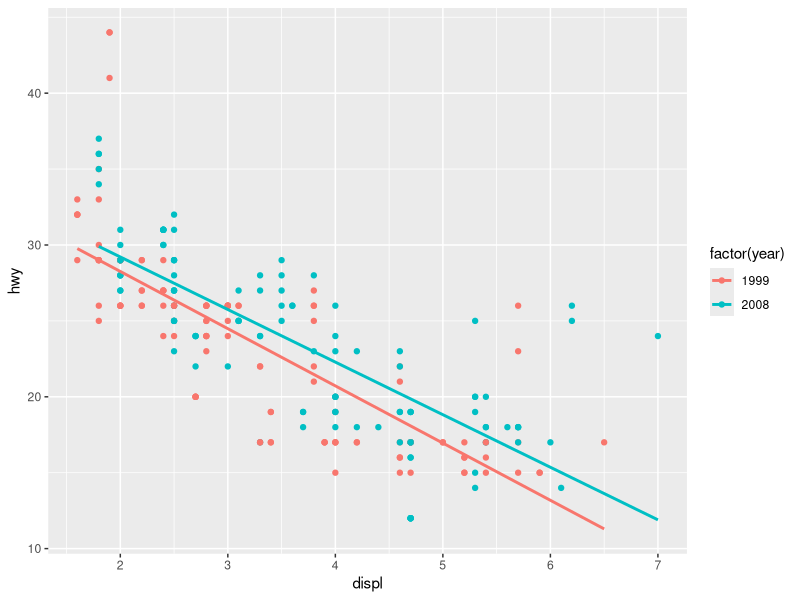
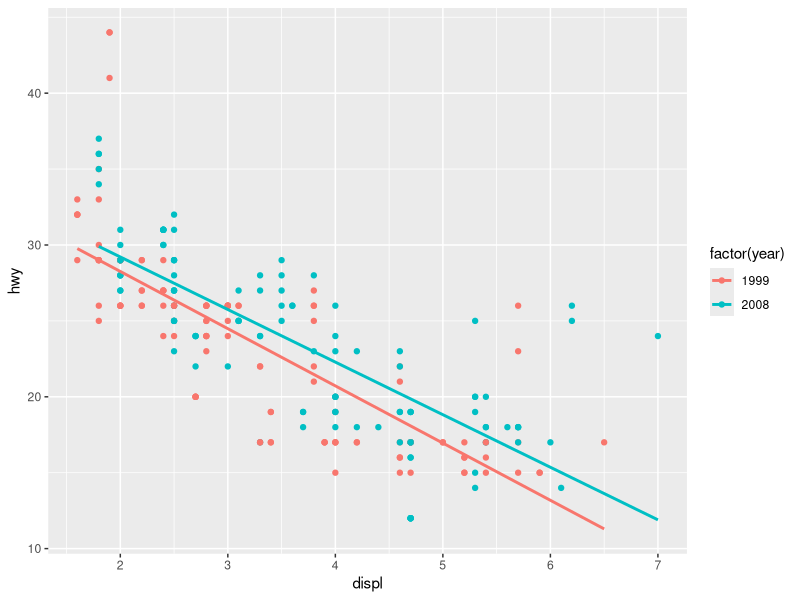
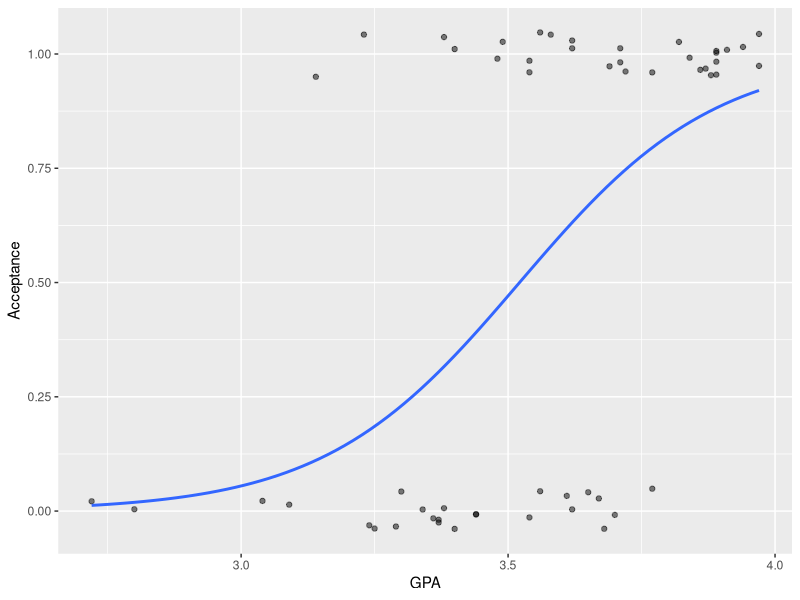
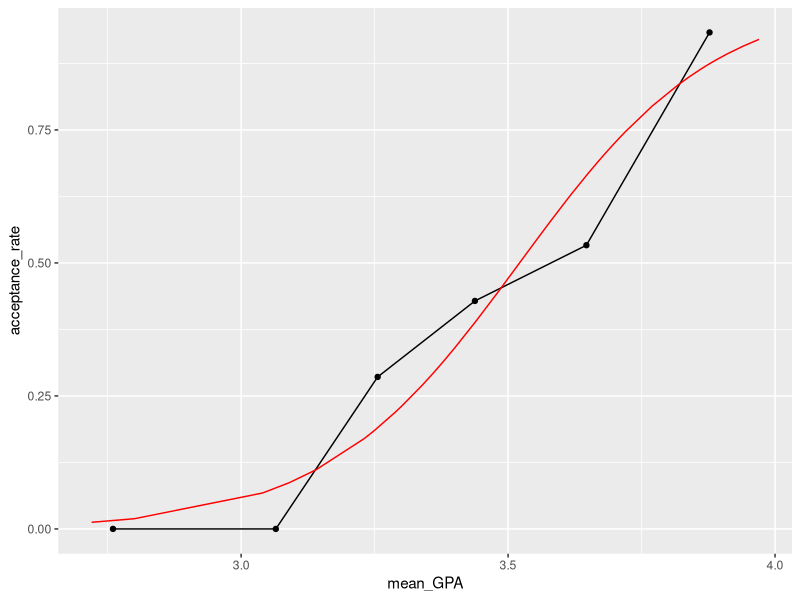
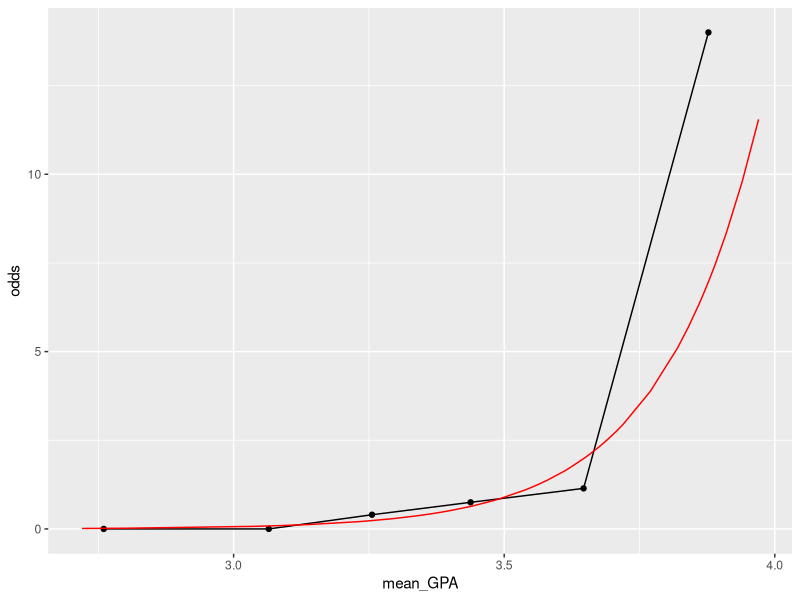
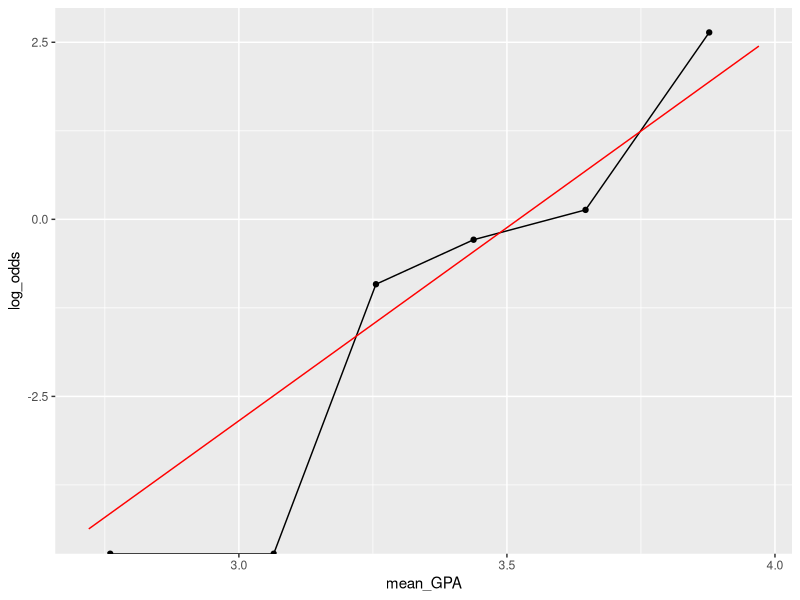

Generate these figures, in order, with R:
library('ggplot2')
library('broom') # augment()
library('dplyr')

# Model using factor.
mod = lm(hwy ~ displ + factor(year), mpg)
summary(mod)

augmented_mod = augment(mod)
glimpse(augmented_mod)

ggplot(data = mpg, aes(x = displ, y = hwy, color = factor(year))) +
  geom_point() +
  geom_smooth(method = "lm", se = 0)

# Model using factor and interaction.
# 
# Interaction, :,  is actually a multiplication of variables, model
# will be
# 
#   hwy = b0 + b1 * displ + b2 * factor(year)
#         + b3 * displ * factor(year) + e
# 
mod = lm(hwy ~ displ + factor(year) + displ:factor(year), mpg)
summary(mod)

augmented_mod = augment(mod)
glimpse(augmented_mod)

ggplot(data = mpg, aes(x = displ, y = hwy, color = factor(year))) +
  geom_point() +
  geom_smooth(method = "lm", se = 0)

# The R^2.
# 
# SSE: sum of squared errors (=residuals).
# 
# R-squared: 1 - SSE/SST, the coefficient of determination.
# 
# Adj R-squared: 1 - SSE/SST * (n-1)/(n-p-1)
#   The additional term is a penalty for having many variables.
#   This is only useful when dealing with multiple explanatory variables.
# 
# Adding new variables causes to increase R^2, even white noise is able
# to increase R^2. So we have to adjust it. This is done by adding a
# penalty of (n-1) / (n-p-1) to R^2.
# 

# Note on augmenting models.
# Providing a newdata dataframe can be used to fit values (1-step 
# predictions) and find the standard error.
# 

# 3D scatter plot.
# p <- plot_ly(data = mario_kart, z = ~totalPr, x = ~duration, 
#              y = ~startPr, opacity = 0.6) %>%
#   add_markers() 
# 
# p %>%
#   add_surface(x = ~x, y = ~y, z = ~plane, showscale = FALSE)
# 

# Logistic regression.
# Model is given by
# 
#   log(y / (1-y)) = b0 + b1 x + e
# 
# Fitting a GLM can be like
# 
#   glm(Acceptance ~ GPA, data = MedGPA, family = binomial)
# 
# where binomial family uses logistic function.
# 
MedGPA = read.csv("multiple-logistic-regression/medgpa.csv", header = TRUE)

mod = glm(formula = Acceptance ~ GPA, family = binomial, data = MedGPA)

MedGPA %>% ggplot(aes(x = GPA, y = Acceptance)) + 
  geom_jitter(width = 0, height = 0.05, alpha = .5) +
  geom_smooth(method = "glm", se = FALSE, 
              method.args = structure(list(family = "binomial"), 
                                      .Names = "family"))

MedGPA_plus <- mod %>% augment(type.predict = "response")

MedGPA_binned = MedGPA %>% 
  group_by(bin = cut(GPA, 6)) %>%
  summarize(mean_GPA = mean(GPA), acceptance_rate = mean(Acceptance))
MedGPA_binned

MedGPA_binned %>% 
  ggplot(aes(x = mean_GPA, y = acceptance_rate)) + 
  geom_point() + geom_line() +
  geom_line(data = MedGPA_plus, aes(x = GPA, y = .fitted), color = "red")

# Odds of being accepted.
MedGPA_binned <- MedGPA_binned %>%
  mutate(odds = acceptance_rate / (1 - acceptance_rate))

data_space <- ggplot(data = MedGPA_binned, aes(x = mean_GPA, y = odds)) + 
  geom_point() + geom_line()

MedGPA_plus <- MedGPA_plus %>% mutate(odds_hat = .fitted / (1 - .fitted))

data_space +
  geom_line(data = MedGPA_plus, aes(x = GPA, y = odds_hat), color = "red")

# Log-odds scale.
MedGPA_binned <- MedGPA_binned %>%
  mutate(log_odds = log(acceptance_rate / (1 - acceptance_rate)))

data_space <- ggplot(data = MedGPA_binned, aes(x = mean_GPA, y = log_odds)) + 
  geom_point() + geom_line()

MedGPA_plus <- MedGPA_plus %>% mutate(log_odds_hat = log(.fitted / (1 - .fitted)))

data_space +
  geom_line(data = MedGPA_plus, aes(x = GPA, y = log_odds_hat), color = "red")

# Making probabilistic predictions.
# 
# We use type.predict = "response" to inject logistic function into the
# response variable, so result will be in the range (0,1).
new_data <- data.frame(GPA = 3.51)
augment(mod, newdata = new_data, type.predict = "response")

# Acceptance confusion matrix.
tidy_mod <- mod %>% augment(type.predict = "response") %>%
  mutate(Acceptance_hat = round(.fitted))

tidy_mod %>%
  select(Acceptance, Acceptance_hat) %>% 
  table()

# COLLINEARITY.
# 
# If one variable is a multiple of another variable, they are said to be
# colinear.
# 
# Multicollinearity.
# - Explanatory variables are highly correlated
# - Unstable coefficient estimates
# - Doesn't affect R^2
# - Be skeptical of surprising results.
